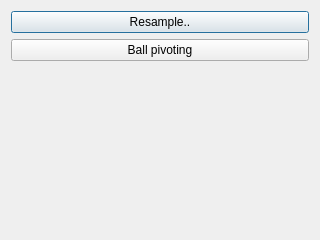
<?xml version="1.0" encoding="UTF-8"?>
<ui version="4.0">
 <class>ResampleWidget</class>
 <widget class="QDialog" name="ResampleWidget">
  <property name="geometry">
   <rect>
    <x>0</x>
    <y>0</y>
    <width>320</width>
    <height>240</height>
   </rect>
  </property>
  <property name="windowTitle">
   <string>TopoBlend - Resample</string>
  </property>
  <layout class="QVBoxLayout" name="verticalLayout_2">
   <item>
    <layout class="QVBoxLayout" name="verticalLayout">
     <item>
      <widget class="QPushButton" name="resampleButton">
       <property name="text">
        <string>Resample..</string>
       </property>
      </widget>
     </item>
     <item>
      <widget class="QPushButton" name="ballPivotButton">
       <property name="text">
        <string>Ball pivoting</string>
       </property>
      </widget>
     </item>
     <item>
      <spacer name="verticalSpacer">
       <property name="orientation">
        <enum>Qt::Vertical</enum>
       </property>
       <property name="sizeHint" stdset="0">
        <size>
         <width>20</width>
         <height>40</height>
        </size>
       </property>
      </spacer>
     </item>
    </layout>
   </item>
  </layout>
 </widget>
 <resources/>
 <connections/>
</ui>
